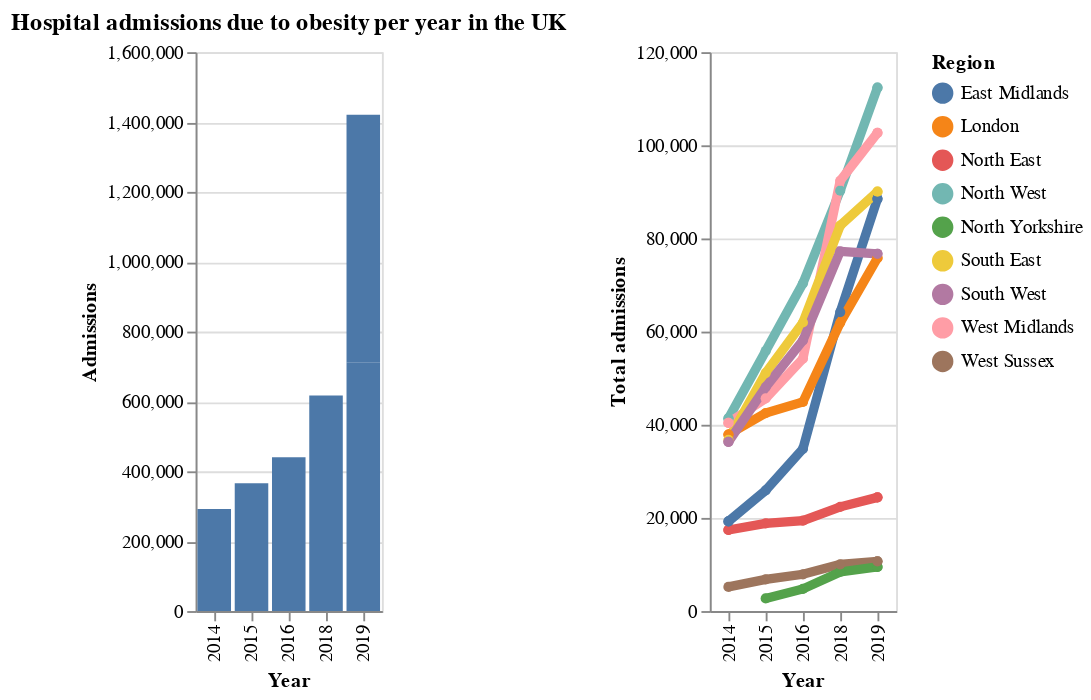

Notebook cell for this chart:
### Code cell
(df_england_plot | regional)

### Figure 1 — Vega-Lite specification as saved in the notebook (floating-point values rounded to 4 significant figures)
{"config": {"view": {"continuousWidth": 300, "continuousHeight": 300}}, "hconcat": [{"data": {"name": "data-48cdbf9928110e64942b2d88c71b42df"}, "mark": {"type": "bar"}, "encoding": {"tooltip": {"field": "admissions_total", "format": ",", "type": "quantitative"}, "x": {"field": "year", "title": "Year", "type": "ordinal"}, "y": {"field": "admissions_total", "title": "Admissions", "type": "quantitative"}}, "title": "Hospital admissions due to obesity per year in the UK", "width": 100}, {"data": {"name": "data-eb3aa683473ccc126d07e087cd980957"}, "mark": {"type": "line", "point": true, "size": 5}, "encoding": {"color": {"field": "region", "title": "Region", "type": "nominal"}, "tooltip": [{"field": "region", "title": "Region", "type": "nominal"}, {"field": "admissions_total", "format": ",", "title": "Admissions", "type": "quantitative"}], "x": {"field": "year", "title": "Year", "type": "ordinal"}, "y": {"field": "admissions_total", "title": "Total admissions", "type": "quantitative"}}, "width": 100}], "$schema": "https://vega.github.io/schema/vega-lite/v5.14.1.json", "datasets": {"data-48cdbf9928110e64942b2d88c71b42df": [{"region": "England", "admissions_total": 292404, "admissions_count_men": 99580.0, "admissions_count_women": 192800.0, "adm_per_100_000_all": 550.6, "adm_per_male": 381.0, "adm_per_female": 714.7, "year": 2014, "top_tier": true}, {"region": "England", "admissions_total": 365577, "admissions_count_men": 123400.0, "admissions_count_women": 242100.0, "adm_per_100_000_all": 678.7, "adm_per_male": 465.2, "adm_per_female": 885.8, "year": 2015, "top_tier": true}, {"region": "England", "admissions_total": 440288, "admissions_count_men": 149500.0, "admissions_count_women": 290700.0, "adm_per_100_000_all": 810.6, "adm_per_male": 558.4, "adm_per_female": 1056.0, "year": 2016, "top_tier": true}, {"region": "England", "admissions_total": 710562, "admissions_count_men": 243600.0, "admissions_count_women": 467000.0, "adm_per_100_000_all": 1323.0, "adm_per_male": 963.1, "adm_per_female": 1685.0, "year": 2019, "top_tier": true}, {"region": "England", "admissions_total": 616961, "admissions_count_men": 208300.0, "admissions_count_women": 408600.0, "adm_per_100_000_all": 1159.0, "adm_per_male": 833.0, "adm_per_female": 1486.0, "year": 2018, "top_tier": true}, {"region": "England", "admissions_total": 710562, "admissions_count_men": 243600.0, "admissions_count_women": 467000.0, "adm_per_100_000_all": 1323.0, "adm_per_male": 963.1, "adm_per_female": 1685.0, "year": 2019, "top_tier": true}], "data-eb3aa683473ccc126d07e087cd980957": [{"region": "North East", "admissions_total": 17409, "admissions_count_men": 6294.0, "admissions_count_women": 11120.0, "adm_per_100_000_all": 670.5, "adm_per_male": 495.7, "adm_per_female": 837.7, "year": 2014, "top_tier": true, "result": null}, {"region": "North East", "admissions_total": 17409, "admissions_count_men": 6294.0, "admissions_count_women": 11120.0, "adm_per_100_000_all": 670.5, "adm_per_male": 495.7, "adm_per_female": 837.7, "year": 2014, "top_tier": true, "result": null}, {"region": "North West", "admissions_total": 41358, "admissions_count_men": 13910.0, "admissions_count_women": 27440.0, "adm_per_100_000_all": 586.1, "adm_per_male": 401.2, "adm_per_female": 764.7, "year": 2014, "top_tier": true, "result": null}, {"region": "North West", "admissions_total": 41358, "admissions_count_men": 13910.0, "admissions_count_women": 27440.0, "adm_per_100_000_all": 586.1, "adm_per_male": 401.2, "adm_per_female": 764.7, "year": 2014, "top_tier": true, "result": null}, {"region": "East Midlands", "admissions_total": 19256, "admissions_count_men": 6058.0, "admissions_count_women": 13200.0, "adm_per_100_000_all": 424.4, "adm_per_male": 270.8, "adm_per_female": 573.7, "year": 2014, "top_tier": true, "result": null}, {"region": "East Midlands", "admissions_total": 19256, "admissions_count_men": 6058.0, "admissions_count_women": 13200.0, "adm_per_100_000_all": 424.4, "adm_per_male": 270.8, "adm_per_female": 573.7, "year": 2014, "top_tier": true, "result": null}, {"region": "West Midlands", "admissions_total": 40394, "admissions_count_men": 12270.0, "admissions_count_women": 28120.0, "adm_per_100_000_all": 720.2, "adm_per_male": 443.3, "adm_per_female": 989.8, "year": 2014, "top_tier": true, "result": null}, {"region": "West Midlands", "admissions_total": 40394, "admissions_count_men": 12270.0, "admissions_count_women": 28120.0, "adm_per_100_000_all": 720.2, "adm_per_male": 443.3, "adm_per_female": 989.8, "year": 2014, "top_tier": true, "result": null}, {"region": "London", "admissions_total": 37892, "admissions_count_men": 13280.0, "admissions_count_women": 24610.0, "adm_per_100_000_all": 461.8, "adm_per_male": 327.6, "adm_per_female": 592.9, "year": 2014, "top_tier": true, "result": null}, {"region": "London", "admissions_total": 37892, "admissions_count_men": 13280.0, "admissions_count_women": 24610.0, "adm_per_100_000_all": 461.8, "adm_per_male": 327.6, "adm_per_female": 592.9, "year": 2014, "top_tier": true, "result": null}, {"region": "South East", "admissions_total": 36779, "admissions_count_men": 13280.0, "admissions_count_women": 23480.0, "adm_per_100_000_all": 425.1, "adm_per_male": 312.4, "adm_per_female": 533.5, "year": 2014, "top_tier": true, "result": null}, {"region": "West Sussex", "admissions_total": 5183, "admissions_count_men": 1977.0, "admissions_count_women": 3206.0, "adm_per_100_000_all": 640.7, "adm_per_male": 504.7, "adm_per_female": 768.4, "year": 2014, "top_tier": true, "result": null}, {"region": "South West", "admissions_total": 36338, "admissions_count_men": 12260.0, "admissions_count_women": 24080.0, "adm_per_100_000_all": 685.5, "adm_per_male": 471.7, "adm_per_female": 891.3, "year": 2014, "top_tier": true, "result": null}, {"region": "South West", "admissions_total": 36338, "admissions_count_men": 12260.0, "admissions_count_women": 24080.0, "adm_per_100_000_all": 685.5, "adm_per_male": 471.7, "adm_per_female": 891.3, "year": 2014, "top_tier": true, "result": null}, {"region": "North East", "admissions_total": 18824, "admissions_count_men": 6340.0, "admissions_count_women": 12480.0, "adm_per_100_000_all": 721.1, "adm_per_male": 495.9, "adm_per_female": 937.2, "year": 2015, "top_tier": true, "result": null}, {"region": "North West", "admissions_total": 55848, "admissions_count_men": 19880.0, "admissions_count_women": 35960.0, "adm_per_100_000_all": 786.2, "adm_per_male": 568.8, "adm_per_female": 996.7, "year": 2015, "top_tier": true, "result": null}, {"region": "North Yorkshire", "admissions_total": 2703, "admissions_count_men": 1056.0, "admissions_count_women": 1647.0, "adm_per_100_000_all": 448.4, "adm_per_male": 355.2, "adm_per_female": 539.3, "year": 2015, "top_tier": true, "result": null}, {"region": "East Midlands", "admissions_total": 25932, "admissions_count_men": 7899.0, "admissions_count_women": 18030.0, "adm_per_100_000_all": 563.9, "adm_per_male": 348.3, "adm_per_female": 773.7, "year": 2015, "top_tier": true, "result": null}, {"region": "West Midlands", "admissions_total": 45682, "admissions_count_men": 14080.0, "admissions_count_women": 31600.0, "adm_per_100_000_all": 805.0, "adm_per_male": 502.3, "adm_per_female": 1101.0, "year": 2015, "top_tier": true, "result": null}, {"region": "London", "admissions_total": 42511, "admissions_count_men": 14250.0, "admissions_count_women": 28250.0, "adm_per_100_000_all": 505.1, "adm_per_male": 342.1, "adm_per_female": 664.5, "year": 2015, "top_tier": true, "result": null}, {"region": "South East", "admissions_total": 51102, "admissions_count_men": 18230.0, "admissions_count_women": 32860.0, "adm_per_100_000_all": 581.2, "adm_per_male": 421.6, "adm_per_female": 735.4, "year": 2015, "top_tier": true, "result": null}, {"region": "West Sussex", "admissions_total": 6794, "admissions_count_men": 2542.0, "admissions_count_women": 4251.0, "adm_per_100_000_all": 827.2, "adm_per_male": 638.4, "adm_per_female": 1005.0, "year": 2015, "top_tier": true, "result": null}, {"region": "South West", "admissions_total": 48098, "admissions_count_men": 16480.0, "admissions_count_women": 31610.0, "adm_per_100_000_all": 894.4, "adm_per_male": 624.3, "adm_per_female": 1155.0, "year": 2015, "top_tier": true, "result": null}, {"region": "North East", "admissions_total": 19414, "admissions_count_men": 6574.0, "admissions_count_women": 12840.0, "adm_per_100_000_all": 741.4, "adm_per_male": 512.3, "adm_per_female": 961.4, "year": 2016, "top_tier": true, "result": null}, {"region": "North West", "admissions_total": 70380, "admissions_count_men": 24720.0, "admissions_count_women": 45650.0, "adm_per_100_000_all": 986.7, "adm_per_male": 703.9, "adm_per_female": 1261.0, "year": 2016, "top_tier": true, "result": null}, {"region": "North Yorkshire", "admissions_total": 4749, "admissions_count_men": 1763.0, "admissions_count_women": 2985.0, "adm_per_100_000_all": 789.5, "adm_per_male": 595.5, "adm_per_female": 977.1, "year": 2016, "top_tier": true, "result": null}, {"region": "East Midlands", "admissions_total": 34839, "admissions_count_men": 11450.0, "admissions_count_women": 23380.0, "adm_per_100_000_all": 751.3, "adm_per_male": 500.5, "adm_per_female": 995.2, "year": 2016, "top_tier": true, "result": null}, {"region": "West Midlands", "admissions_total": 54212, "admissions_count_men": 16460.0, "admissions_count_women": 37740.0, "adm_per_100_000_all": 948.9, "adm_per_male": 583.0, "adm_per_female": 1306.0, "year": 2016, "top_tier": true, "result": null}, {"region": "London", "admissions_total": 44893, "admissions_count_men": 15370.0, "admissions_count_women": 29510.0, "adm_per_100_000_all": 525.8, "adm_per_male": 363.0, "adm_per_female": 685.6, "year": 2016, "top_tier": true, "result": null}, {"region": "South East", "admissions_total": 61957, "admissions_count_men": 22420.0, "admissions_count_women": 39530.0, "adm_per_100_000_all": 698.2, "adm_per_male": 513.7, "adm_per_female": 876.7, "year": 2016, "top_tier": true, "result": null}, {"region": "West Sussex", "admissions_total": 7897, "admissions_count_men": 2949.0, "admissions_count_women": 4945.0, "adm_per_100_000_all": 953.3, "adm_per_male": 734.4, "adm_per_female": 1159.0, "year": 2016, "top_tier": true, "result": null}, {"region": "South West", "admissions_total": 58128, "admissions_count_men": 20220.0, "admissions_count_women": 37910.0, "adm_per_100_000_all": 1072.0, "adm_per_male": 759.0, "adm_per_female": 1374.0, "year": 2016, "top_tier": true, "result": null}, {"region": "North East", "admissions_total": 24410, "admissions_count_men": 8645.0, "admissions_count_women": 15760.0, "adm_per_100_000_all": 932.0, "adm_per_male": 684.0, "adm_per_female": 1177.0, "year": 2019, "top_tier": true, "result": null}, {"region": "North West", "admissions_total": 112385, "admissions_count_men": 41370.0, "admissions_count_women": 71020.0, "adm_per_100_000_all": 1595.0, "adm_per_male": 1231.0, "adm_per_female": 1959.0, "year": 2019, "top_tier": true, "result": null}, {"region": "North Yorkshire", "admissions_total": 9475, "admissions_count_men": 3700.0, "admissions_count_women": 5770.0, "adm_per_100_000_all": 1492.0, "adm_per_male": 1146.0, "adm_per_female": 1870.0, "year": 2019, "top_tier": true, "result": null}, {"region": "East Midlands", "admissions_total": 88510, "admissions_count_men": 29640.0, "admissions_count_women": 58860.0, "adm_per_100_000_all": 1893.0, "adm_per_male": 1316.0, "adm_per_female": 2472.0, "year": 2019, "top_tier": true, "result": null}, {"region": "West Midlands", "admissions_total": 102675, "admissions_count_men": 32080.0, "admissions_count_women": 70590.0, "adm_per_100_000_all": 1817.0, "adm_per_male": 1202.0, "adm_per_female": 2440.0, "year": 2019, "top_tier": true, "result": null}, {"region": "London", "admissions_total": 75815, "admissions_count_men": 24150.0, "admissions_count_women": 51660.0, "adm_per_100_000_all": 1012.0, "adm_per_male": 757.0, "adm_per_female": 1266.0, "year": 2019, "top_tier": true, "result": null}, {"region": "South East", "admissions_total": 90040, "admissions_count_men": 33220.0, "admissions_count_women": 56820.0, "adm_per_100_000_all": 1023.0, "adm_per_male": 783.0, "adm_per_female": 1262.0, "year": 2019, "top_tier": true, "result": null}, {"region": "West Sussex", "admissions_total": 10670, "admissions_count_men": 3850.0, "admissions_count_women": 6815.0, "adm_per_100_000_all": 1257.0, "adm_per_male": 913.0, "adm_per_female": 1593.0, "year": 2019, "top_tier": true, "result": null}, {"region": "South West", "admissions_total": 76695, "admissions_count_men": 26480.0, "admissions_count_women": 50210.0, "adm_per_100_000_all": 1378.0, "adm_per_male": 961.0, "adm_per_female": 1804.0, "year": 2019, "top_tier": true, "result": null}, {"region": "North East", "admissions_total": 22376, "admissions_count_men": 7759.0, "admissions_count_women": 14620.0, "adm_per_100_000_all": 861.0, "adm_per_male": 619.0, "adm_per_female": 1097.0, "year": 2018, "top_tier": true, "result": null}, {"region": "North West", "admissions_total": 90253, "admissions_count_men": 32070.0, "admissions_count_women": 58180.0, "adm_per_100_000_all": 1290.0, "adm_per_male": 963.0, "adm_per_female": 1618.0, "year": 2018, "top_tier": true, "result": null}, {"region": "North Yorkshire", "admissions_total": 8408, "admissions_count_men": 3274.0, "admissions_count_women": 5134.0, "adm_per_100_000_all": 1359.0, "adm_per_male": 1025.0, "adm_per_female": 1721.0, "year": 2018, "top_tier": true, "result": null}, {"region": "East Midlands", "admissions_total": 64200, "admissions_count_men": 20850.0, "admissions_count_women": 43350.0, "adm_per_100_000_all": 1391.0, "adm_per_male": 938.0, "adm_per_female": 1846.0, "year": 2018, "top_tier": true, "result": null}, {"region": "West Midlands", "admissions_total": 92389, "admissions_count_men": 28430.0, "admissions_count_women": 63950.0, "adm_per_100_000_all": 1655.0, "adm_per_male": 1078.0, "adm_per_female": 2237.0, "year": 2018, "top_tier": true, "result": null}, {"region": "London", "admissions_total": 61904, "admissions_count_men": 20480.0, "admissions_count_women": 41420.0, "adm_per_100_000_all": 852.0, "adm_per_male": 651.0, "adm_per_female": 1050.0, "year": 2018, "top_tier": true, "result": null}, {"region": "South East", "admissions_total": 82787, "admissions_count_men": 30190.0, "admissions_count_women": 52590.0, "adm_per_100_000_all": 950.0, "adm_per_male": 721.0, "adm_per_female": 1178.0, "year": 2018, "top_tier": true, "result": null}, {"region": "West Sussex", "admissions_total": 10046, "admissions_count_men": 3664.0, "admissions_count_women": 6381.0, "adm_per_100_000_all": 1198.0, "adm_per_male": 882.0, "adm_per_female": 1506.0, "year": 2018, "top_tier": true, "result": null}, {"region": "South West", "admissions_total": 77250, "admissions_count_men": 25790.0, "admissions_count_women": 51460.0, "adm_per_100_000_all": 1405.0, "adm_per_male": 949.0, "adm_per_female": 1868.0, "year": 2018, "top_tier": true, "result": null}, {"region": "North East", "admissions_total": 24410, "admissions_count_men": 8645.0, "admissions_count_women": 15760.0, "adm_per_100_000_all": 932.0, "adm_per_male": 684.0, "adm_per_female": 1177.0, "year": 2019, "top_tier": true, "result": null}, {"region": "North West", "admissions_total": 112385, "admissions_count_men": 41370.0, "admissions_count_women": 71020.0, "adm_per_100_000_all": 1595.0, "adm_per_male": 1231.0, "adm_per_female": 1959.0, "year": 2019, "top_tier": true, "result": null}, {"region": "North Yorkshire", "admissions_total": 9475, "admissions_count_men": 3700.0, "admissions_count_women": 5770.0, "adm_per_100_000_all": 1492.0, "adm_per_male": 1146.0, "adm_per_female": 1870.0, "year": 2019, "top_tier": true, "result": null}, {"region": "East Midlands", "admissions_total": 88510, "admissions_count_men": 29640.0, "admissions_count_women": 58860.0, "adm_per_100_000_all": 1893.0, "adm_per_male": 1316.0, "adm_per_female": 2472.0, "year": 2019, "top_tier": true, "result": null}, {"region": "West Midlands", "admissions_total": 102675, "admissions_count_men": 32080.0, "admissions_count_women": 70590.0, "adm_per_100_000_all": 1817.0, "adm_per_male": 1202.0, "adm_per_female": 2440.0, "year": 2019, "top_tier": true, "result": null}, {"region": "London", "admissions_total": 75815, "admissions_count_men": 24150.0, "admissions_count_women": 51660.0, "adm_per_100_000_all": 1012.0, "adm_per_male": 757.0, "adm_per_female": 1266.0, "year": 2019, "top_tier": true, "result": null}, {"region": "South East", "admissions_total": 90040, "admissions_count_men": 33220.0, "admissions_count_women": 56820.0, "adm_per_100_000_all": 1023.0, "adm_per_male": 783.0, "adm_per_female": 1262.0, "year": 2019, "top_tier": true, "result": null}, {"region": "West Sussex", "admissions_total": 10670, "admissions_count_men": 3850.0, "admissions_count_women": 6815.0, "adm_per_100_000_all": 1257.0, "adm_per_male": 913.0, "adm_per_female": 1593.0, "year": 2019, "top_tier": true, "result": null}, {"region": "South West", "admissions_total": 76695, "admissions_count_men": 26480.0, "admissions_count_women": 50210.0, "adm_per_100_000_all": 1378.0, "adm_per_male": 961.0, "adm_per_female": 1804.0, "year": 2019, "top_tier": true, "result": null}]}}
